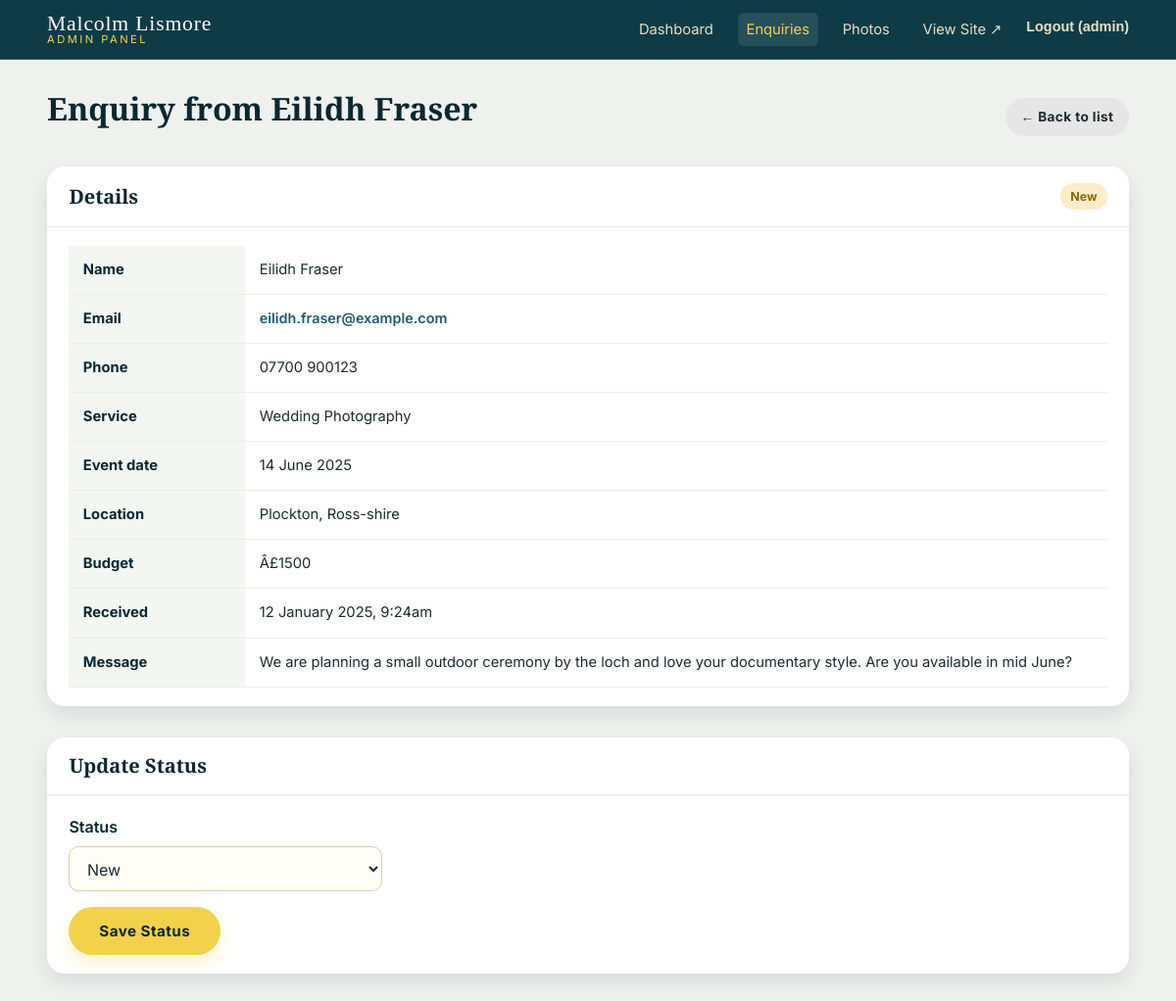
The page /admin/enquiry-view.php?id=1 (signed in) on the database its author committed.
### tables this page shows
CREATE TABLE IF NOT EXISTS enquiries (
  enquiry_id    INT AUTO_INCREMENT PRIMARY KEY,
  name          VARCHAR(100)    NOT NULL,
  email         VARCHAR(150)    NOT NULL,
  phone         VARCHAR(40)     NULL,
  service_type  VARCHAR(100)    NULL,
  event_date    DATE            NULL,
  location      VARCHAR(150)    NULL,
  budget        VARCHAR(60)     NULL,
  message       TEXT            NOT NULL,
  status        ENUM('new','contacted','booked','closed')
                                NOT NULL DEFAULT 'new',
  created_at    TIMESTAMP       NOT NULL DEFAULT CURRENT_TIMESTAMP,
  INDEX idx_enquiries_status  (status),
  INDEX idx_enquiries_created (created_at)
);

### includes/db.php (called while the page is built, shortened)
<?php
function db(): PDO
{
    static $pdo = null;
    $dsn = sprintf(
        'mysql:host=%s;port=%s;dbname=%s;charset=%s',
        DB_HOST,
        DB_PORT,
        DB_NAME,
        DB_CHARSET
    );
    $options = [
        PDO::ATTR_ERRMODE            => PDO::ERRMODE_EXCEPTION,
        PDO::ATTR_DEFAULT_FETCH_MODE => PDO::FETCH_ASSOC,
        PDO::ATTR_EMULATE_PREPARES   => false,
    ];
    try {
        $pdo = new PDO($dsn, DB_USER, DB_PASS, $options);
    } catch (PDOException $e) {
        http_response_code(500);
        exit('Sorry, we are experiencing a database connection problem. Please try again later.');
    }
    return $pdo;
}

### includes/functions.php (called while the page is built, shortened)
<?php
require_once __DIR__ . '/db.php';
function e(?string $value): string
{
    return htmlspecialchars((string) $value, ENT_QUOTES | ENT_SUBSTITUTE, 'UTF-8');
}

### admin/enquiry-view.php (the view, shortened to what this page needs)
<?php
require_once __DIR__ . '/../includes/admin-header.php';
$id  = isset($_GET['id']) ? (int) $_GET['id'] : 0;
$stmt = db()->prepare('SELECT * FROM enquiries WHERE enquiry_id = ? LIMIT 1');
$stmt->execute([$id]);
$enquiry = $stmt->fetch();
$validStatuses = ['new', 'contacted', 'booked', 'closed'];
?>
<div class="admin-title">
  <h1 style="color:var(--teal-900);">Enquiry from <?= e($enquiry['name']) ?></h1>
  <a class="btn btn-sm" style="background:#e6e6e6;color:var(--ink);" href="enquiries.php">&larr; Back to list</a>
</div>
<div class="panel">
  <div class="panel-head">
    <h2>Details</h2>
    <span class="status-pill status-<?= e($enquiry['status']) ?>"><?= e($enquiry['status']) ?></span>
  </div>
  <div class="panel-body">
    <table class="data-table">
      <tbody>
        <tr><th style="width:180px;">Name</th><td><?= e($enquiry['name']) ?></td></tr>
        <tr><th>Email</th><td><a class="link-btn" href="mailto:<?= e($enquiry['email']) ?>"><?= e($enquiry['email']) ?></a></td></tr>
        <tr><th>Phone</th><td><?= e((string) ($enquiry['phone'] ?? '—')) ?></td></tr>
        <tr><th>Service</th><td><?= e((string) ($enquiry['service_type'] ?? '—')) ?></td></tr>
        <tr><th>Event date</th><td><?= $enquiry['event_date'] ? e(date('j F Y', strtotime((string) $enquiry['event_date']))) : '—' ?></td></tr>
        <tr><th>Location</th><td><?= e((string) ($enquiry['location'] ?? '—')) ?></td></tr>
        <tr><th>Budget</th><td><?= e((string) ($enquiry['budget'] ?? '—')) ?></td></tr>
        <tr><th>Received</th><td><?= e(date('j F Y, g:ia', strtotime((string) $enquiry['created_at']))) ?></td></tr>
        <tr><th>Message</th><td style="white-space:pre-line;"><?= e($enquiry['message']) ?></td></tr>
      </tbody>
    </table>
  </div>
</div>
<div class="panel mt-2">
  <div class="panel-head"><h2>Update Status</h2></div>
  <div class="panel-body">
    <form method="post" action="enquiry-update.php">
      <div class="form-field" style="max-width:320px;">
        <label for="status">Status</label>
        <select id="status" name="status" required>
          <?php foreach ($validStatuses as $s): ?>
            <option value="<?= e($s) ?>" <?= $enquiry['status'] === $s ? 'selected' : '' ?>><?= ucfirst($s) ?></option>
          <?php endforeach; ?>
        </select>
      </div>
      <button type="submit" class="btn btn-gold" style="margin-top:1rem;">Save Status</button>
    </form>
  </div>
</div>
<?php require __DIR__ . '/../includes/admin-footer.php'; ?>

### assets/css/style.css (style rules this page uses)
:root { --teal-900: #0b2730; --teal-800: #0f3b47; --teal-700: #14485a; --teal-600: #1c5c6e; --teal-500: #2a7385; --ivory: #f6f1e3; --sand: #e7e0c6; --sand-dark: #d8cfae; --gold: #f2d24a; --gold-dark: #d9b61f; --ink: #1c2b30; --muted: #5b6b70; --white: #ffffff; --line: rgba(255, 255, 255, 0.14); --shadow: 0 18px 45px rgba(11, 39, 48, 0.28); --radius: 18px; --maxw: 1200px; --font-head: "Playfair Display", Georgia, "Times New Roman", serif; --font-body: "Inter", "Segoe UI", Arial, Helvetica, sans-serif; }
* { box-sizing: border-box; }
html { scroll-behavior: smooth; }
body { margin: 0; font-family: var(--font-body); color: var(--ivory); background: var(--teal-800); line-height: 1.7; font-size: 16px; -webkit-font-smoothing: antialiased; }
a { color: inherit; text-decoration: none; }
h1, h2, h3, h4 { font-family: var(--font-head); font-weight: 700; line-height: 1.15; margin: 0 0 0.5em; color: var(--white); }
.btn { display: inline-block; padding: 0.85em 1.9em; border-radius: 999px; font-weight: 700; letter-spacing: 0.03em; border: 2px solid transparent; cursor: pointer; transition: transform 0.15s ease, background 0.2s ease, color 0.2s ease, box-shadow 0.2s ease; font-family: var(--font-body); font-size: 0.95rem; }
.btn-gold { background: var(--gold); color: var(--teal-900); box-shadow: 0 8px 20px rgba(242, 210, 74, 0.28); }
.form-field { display: flex; flex-direction: column; }
.form-field label { font-weight: 600; margin-bottom: 0.35rem; color: var(--teal-900); }
.form-field input, .form-field select, .form-field textarea { font-family: var(--font-body); font-size: 1rem; padding: 0.7em 0.85em; border: 1px solid var(--sand-dark); border-radius: 10px; background: #fffdf6; color: var(--ink); transition: border-color 0.2s ease, box-shadow 0.2s ease; }
.mt-2 { margin-top: 2rem; }
.admin-body { background: #eef1ee; color: var(--ink); min-height: 100vh; }
.admin-title { display: flex; align-items: center; justify-content: space-between; flex-wrap: wrap; gap: 1rem; margin-bottom: 1.5rem; }
.panel { background: var(--white); border-radius: var(--radius); box-shadow: 0 8px 20px rgba(11, 39, 48, 0.1); overflow: hidden; }
.panel-head { padding: 1.1rem 1.4rem; border-bottom: 1px solid #e4e7e2; display: flex; justify-content: space-between; align-items: center; flex-wrap: wrap; gap: 0.8rem; }
.panel-head h2 { color: var(--teal-900); font-size: 1.25rem; margin: 0; }
.panel-body { padding: 1.2rem 1.4rem; }
.data-table { width: 100%; border-collapse: collapse; }
.data-table th, .data-table td { padding: 0.75rem 0.9rem; text-align: left; border-bottom: 1px solid #eceee9; font-size: 0.92rem; vertical-align: top; }
.data-table th { background: #f4f6f2; color: var(--teal-900); font-weight: 700; }
.status-pill { display: inline-block; padding: 0.2em 0.8em; border-radius: 999px; font-size: 0.78rem; font-weight: 700; text-transform: capitalize; }
.status-new { background: #fdecc8; color: #8a6a00; }
.link-btn { background: none; border: 0; color: var(--teal-600); cursor: pointer; font-weight: 600; padding: 0; font-size: 0.9rem; }
.btn-sm { padding: 0.45em 1em; font-size: 0.85rem; }

### rows shown on the page
enquiries: name "Eilidh Fraser", status "New", email "eilidh.fraser@example.com", phone "07700 900123", service_type "Wedding Photography", event_date "14 June 2025", location "Plockton, Ross-shire", budget "Â£1500", created_at "12 January 2025, 9:24am", message "We are planning a small outdoor ceremony by the loch and love your documentary style. Are you available in mid June?"

### other values the page prints
$adminUsername "admin"
